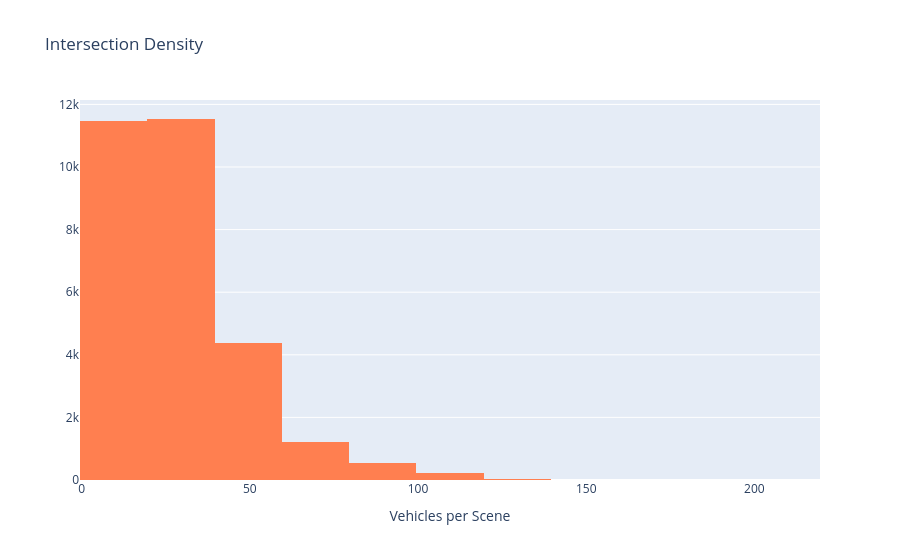

Source (notebook cell):
### Code cell
fig = go.Figure(data=[go.Histogram(x=hist_data, nbinsx=20, marker_color='coral')])
fig.update_layout(title="Intersection Density", xaxis_title="Vehicles per Scene")

fig.show(renderer="iframe")
fig

### Figure 1 — Plotly figure (JSON) as saved in the notebook; plotly's stock layout.template omitted (floating-point values rounded to 4 significant figures; data arrays with more than 128 entries replaced by an {"elided": "..."} marker saying what was removed)
{"data": [{"marker": {"color": "coral"}, "nbinsx": 20, "type": "histogram", "x": {"elided": "29411 int values"}}], "layout": {"title": {"text": "Intersection Density"}, "xaxis": {"title": {"text": "Vehicles per Scene"}}}}
